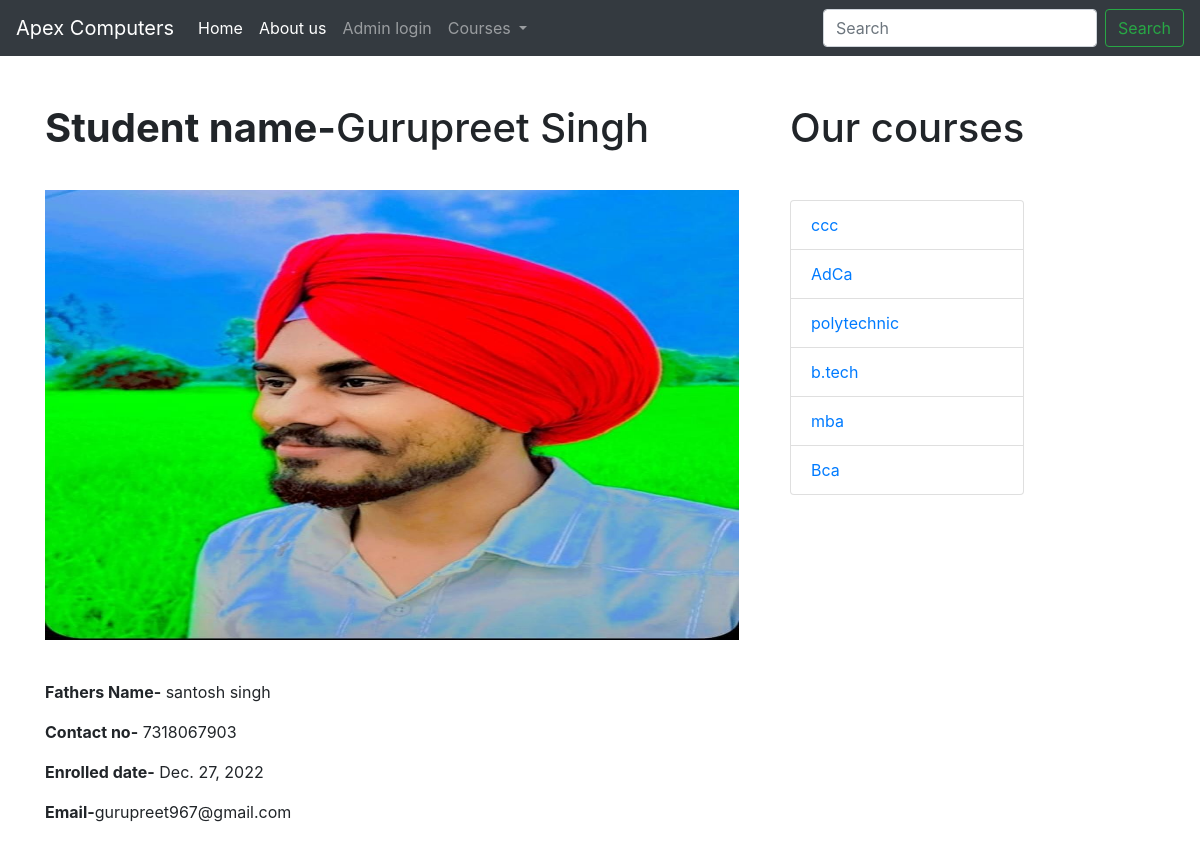
/post/gurupreet, run on the app's committed database.
### apexweb/models.py (models this page shows, shortened)
class Students(models.Model):
    name=models.CharField(max_length=100)
    f_name=models.CharField(max_length=100)
    url=models.CharField(max_length=100)
    date=models.DateField(auto_now=False, auto_now_add=False)
    mobile=models.CharField(max_length=10)
    email=models.EmailField()
    image=models.ImageField(upload_to='students/')
    course_enroll=models.ForeignKey(Courses,on_delete=models.CASCADE)
    def __str__(self):
        return self.name

class Courses(models.Model):
    title=models.CharField(max_length=100)
    desc=HTMLField()
    url=models.CharField(max_length=100)
    period_time=models.CharField(max_length=100)
    mode=models.CharField(max_length=50)
    image=models.ImageField(upload_to='courses/')
    date=models.DateTimeField(auto_now=False, auto_now_add=False)

### apexweb/views.py (the view)
# urls.py: path('post/<slug:url>', post),
def post(request,url):
    course=Courses.objects.all()
    crs=Courses.objects.all()
    stu=Students.objects.get(url=url)
    print(stu)
    d={'stu':stu ,'course':course,'crs':crs}
    return render(request,'post.html',d)

### templates/post.html (shortened to what this page needs)
{% extends 'basic.html' %}
{% block content %}
<div class="container mt-5">
    <div class="row">
        <div class="col-sm12 col-md-8 ">
            <h1> <b>Student name-</b>{{stu.name}}</h1>
            <img src="/media/{{stu.image}}" class="responsive-img " style="margin-top: 30px; width: 95%; height: 450px; margin-bottom: 40px;">
            <p>  <b>Fathers Name-</b> {{stu.f_name}}</p>
            <p>  <b>Contact no-</b> {{stu.mobile|safe}}</p>
            <p>  <b>Enrolled date-</b> {{stu.date}}</p>
            <p>  <b>Email-</b>{{stu.email}}</p><br>
        </div>
        <div class="col-sm-12-md-4">
            <h1>Our courses</h1>
            <ul class="list-group mt-5">
                {%for c in course%}
                    <li class="list-group-item"><a href="/category/{{c.url}}">{{c.title}}</a></li>
                   {% empty%}
                   <h1>does not </h1>
                    {%endfor%}
                  </ul>
                </div>
            </div>
        </div>
{% endblock %}

### data on the page
Students: name "Gurupreet Singh", image (picture), f_name "santosh singh", mobile "7318067903", date "Dec. 27, 2022", email "gurupreet967@gmail.com"
Courses: title "ccc"
Courses: title "AdCa"
Courses: title "polytechnic"
Courses: title "b.tech"
Courses: title "mba"
Courses: title "Bca"
